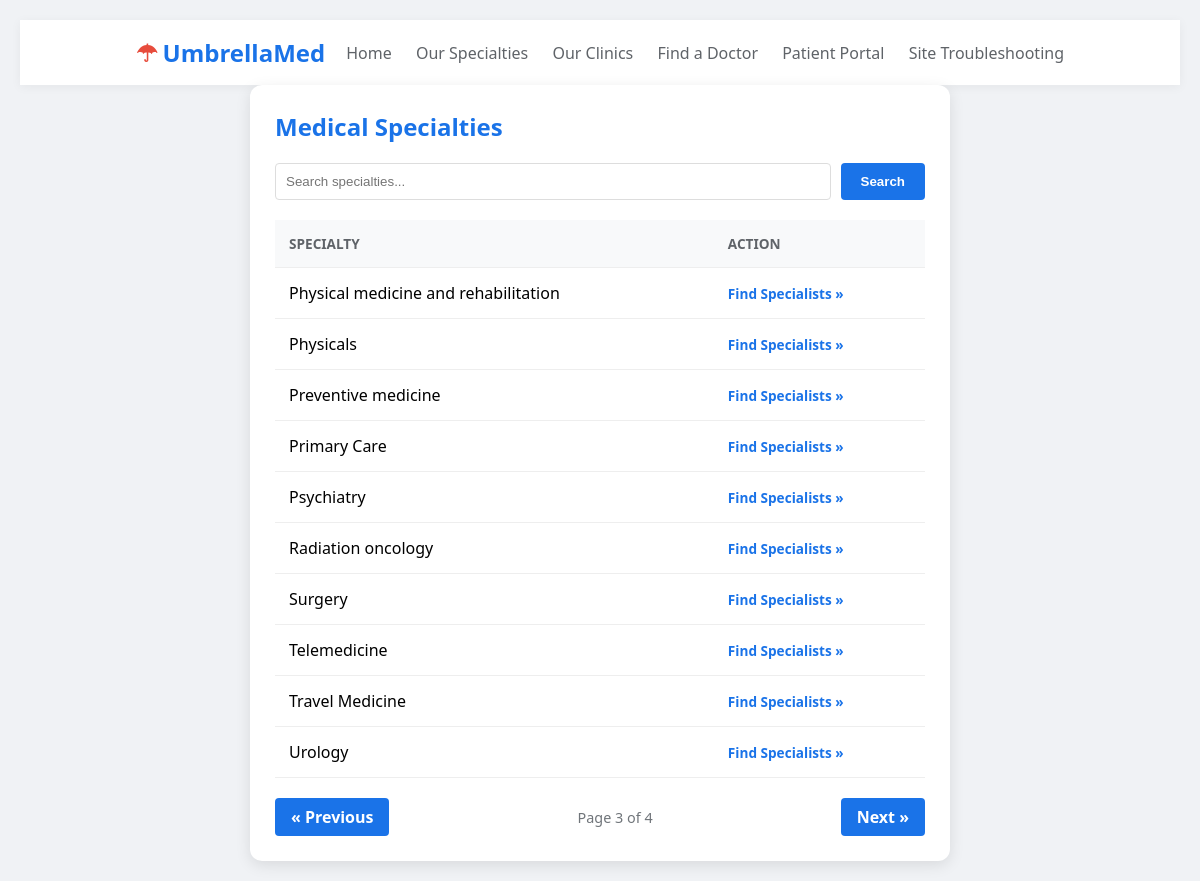
Screenshot of /specialties.php?page=3 with the database file from the repository.
### tables this page shows
CREATE TABLE `specialties` (
  `specialty_id` int NOT NULL AUTO_INCREMENT,
  `specialty_name` varchar(255) NOT NULL,
  PRIMARY KEY (`specialty_id`)
);

### www/specialties.php (the view, shortened to what this page needs)
<!DOCTYPE html>
<html lang="en">
<head>
</head>
<body>
<nav>
    <div class="logo"><span>☂</span> UmbrellaMed</div>
    <div class="links">
        <a href="Umbrellamed.php">Home</a>
        <a href="specialties.php">Our Specialties</a>
        <a href="clinics.php">Our Clinics</a>
        <a href="physicians.php">Find a Doctor</a>
        <a href="#">Patient Portal</a>
        <a href="index.php">Site Troubleshooting</a>
    </div>
</nav>
<div class="container">
    <h2>Medical Specialties</h2>
    <form method="GET" class="search-form">
        <input type="text" name="search" class="search-input" placeholder="Search specialties..." value="<?php echo isset($_GET['search']) ? htmlspecialchars($_GET['search']) : ''; ?>">
        <button type="submit" class="search-btn">Search</button>
    </form>
    <?php
    $servername = "localhost";
    $username = "UmbrellaUser";
    $password = "Net260Rocks!";
    $dbname = "umbrellamed";
    $conn = mysqli_connect($servername, $username, $password, $dbname);
    $search = isset($_GET['search']) ? mysqli_real_escape_string($conn, $_GET['search']) : '';
    $limit = 10;
    $page = isset($_GET['page']) ? (int)$_GET['page'] : 1;
    $offset = ($page - 1) * $limit;
    $where_clause = $search !== "" ? "WHERE specialty_name LIKE '%$search%'" : "";
    $total_sql = "SELECT COUNT(*) FROM specialties $where_clause";
    $total_result = mysqli_query($conn, $total_sql);
    $total_rows = mysqli_fetch_array($total_result)[0];
    $total_pages = ceil($total_rows / $limit);
    $sql = "SELECT specialty_name FROM specialties $where_clause ORDER BY specialty_name LIMIT $limit OFFSET $offset";
    $results = mysqli_query($conn, $sql);
    $search_param = ($search !== "") ? "&search=" . urlencode($search) : "";
    if (mysqli_num_rows($results) > 0) {
        echo "<table><tr><th>Specialty</th><th>Action</th></tr>";
        while($row = mysqli_fetch_assoc($results)) {
            echo "<tr>";
            echo "<td>" . htmlspecialchars($row["specialty_name"]) . "</td>";
            echo "<td><a href='physicians.php?search=" . urlencode($row["specialty_name"]) . "' class='find-link'>Find Specialists &raquo;</a></td>";
            echo "</tr>";
        }
        echo "</table>";
        echo "<div class='pagination'>";
        echo ($page > 1) ? "<a href='?page=" . ($page - 1) . "$search_param' class='btn'>&laquo; Previous</a>" : "<a class='btn disabled'>&laquo; Previous</a>";
        echo "<span class='page-info'>Page $page of " . ($total_pages ?: 1) . "</span>";
        echo ($page < $total_pages) ? "<a href='?page=" . ($page + 1) . "$search_param' class='btn'>Next &raquo;</a>" : "<a class='btn disabled'>Next &raquo;</a>";
        echo "</div>";
    } else {
        echo "<p>No specialties found.</p>";
    }
    ?>
</div>
</body>
</html>

### www/specialties.php (style rules this page uses)
body { font-family: 'Segoe UI', Tahoma, Geneva, Verdana, sans-serif; margin: 20px; background-color: #f0f2f5; }
.container { max-width: 650px; margin: auto; background: white; padding: 25px; border-radius: 12px; box-shadow: 0 4px 15px rgba(0,0,0,0.1); }
h2 { color: #1a73e8; margin-top: 0; }
nav { background: white; padding: 1rem 10%; display: flex; justify-content: space-between; align-items: center; box-shadow: 0 2px 10px rgba(0,0,0,0.05); }
.logo { font-size: 1.5rem; font-weight: bold; color: #1a73e8; display: flex; align-items: center; }
.logo span { color: #e74c3c; margin-right: 5px; }
nav a { text-decoration: none; color: #5f6368; margin-left: 20px; font-weight: 500; }
.search-form { margin: 20px 0; display: flex; gap: 10px; }
.search-input { flex-grow: 1; padding: 10px; border: 1px solid #ddd; border-radius: 4px; outline: none; }
.search-btn { padding: 10px 20px; background: #1a73e8; color: white; border: none; border-radius: 4px; cursor: pointer; font-weight: bold; }
table { width: 100%; border-collapse: collapse; }
th, td { text-align: left; padding: 14px; border-bottom: 1px solid #eee; }
th { background-color: #f8f9fa; color: #5f6368; text-transform: uppercase; font-size: 0.85rem; }
.find-link { font-size: 0.85rem; color: #1a73e8; text-decoration: none; font-weight: 600; }
.pagination { margin-top: 20px; display: flex; justify-content: space-between; align-items: center; }
.btn { padding: 8px 16px; background: #1a73e8; color: white; text-decoration: none; border-radius: 4px; font-weight: bold; }
.page-info { color: #70757a; font-size: 0.9rem; }

### rows the page displays
specialties: specialty_name "Physical medicine and rehabilitation"
specialties: specialty_name "Physicals"
specialties: specialty_name "Preventive medicine"
specialties: specialty_name "Primary Care"
specialties: specialty_name "Psychiatry"
specialties: specialty_name "Radiation oncology"
specialties: specialty_name "Surgery"
specialties: specialty_name "Telemedicine"
specialties: specialty_name "Travel Medicine"
specialties: specialty_name "Urology"

### other values shown
$page "3"
$total_pages ?: 1 "4"
